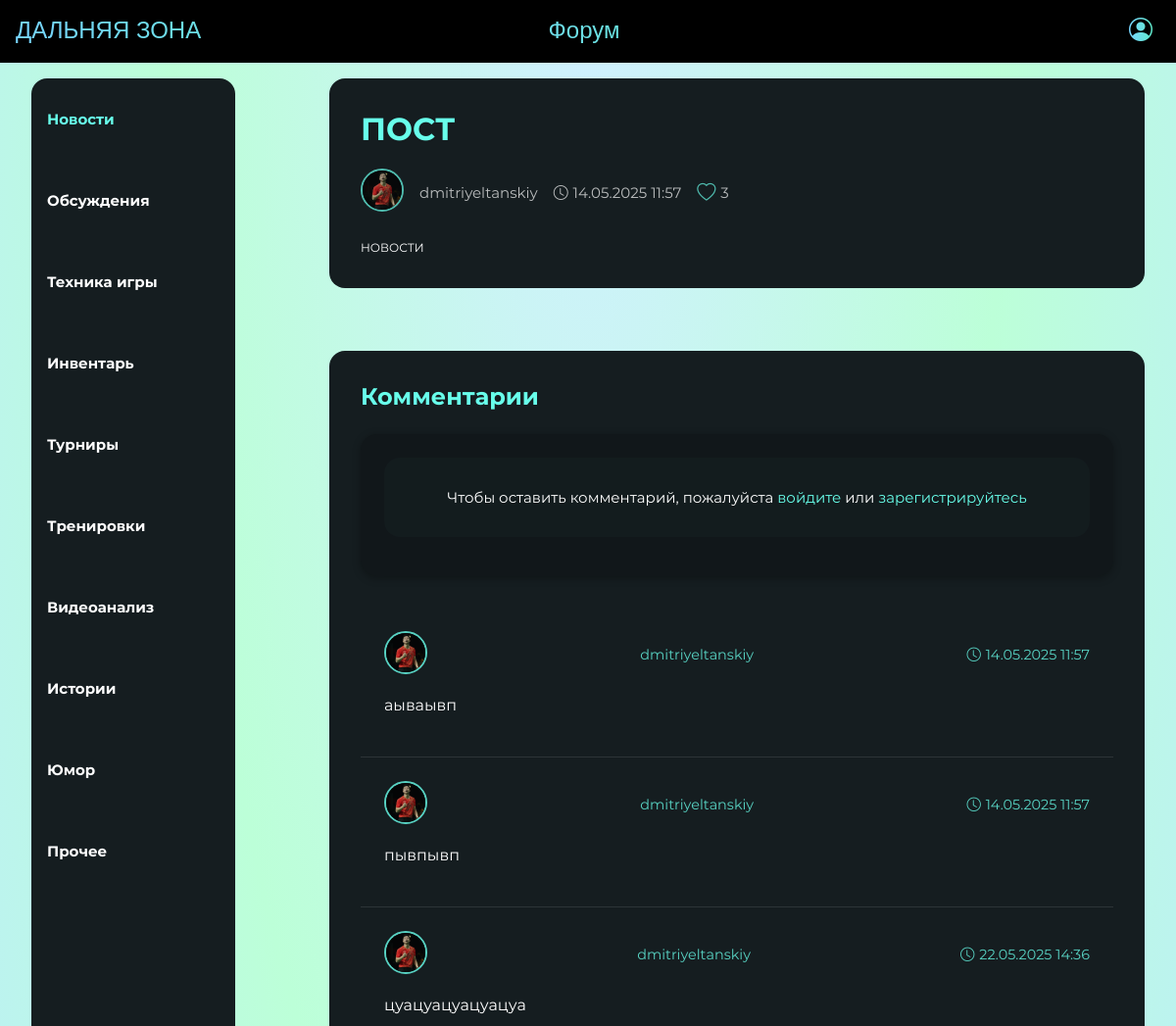
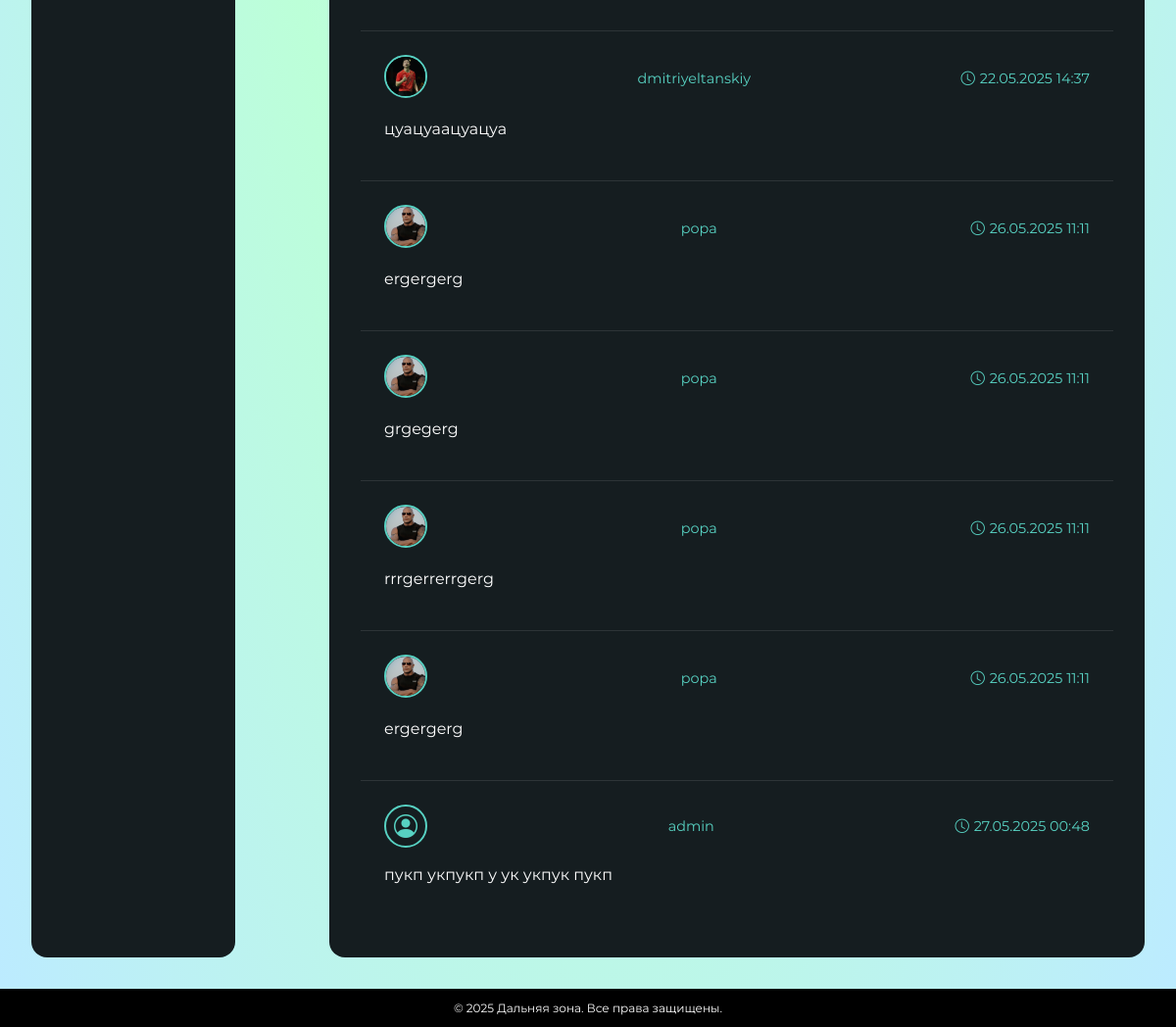
The app's page /category/e2570049/330ebbf5/ with its own data (2 pictures, top to bottom).
### forum/models.py (models this page shows, shortened)
class Category(models.Model):
    title = models.CharField('Название', max_length=100, unique=True)
    slug = models.SlugField(max_length=100, unique=True, blank=True)
    description = models.TextField('Описание', blank=True)
    created_at = models.DateTimeField('Создано', auto_now_add=True)
    class Meta:
        verbose_name = 'Категория'
        verbose_name_plural = 'Категории'
        ordering = ['created_at']
    def get_absolute_url(self):
        return reverse('category_posts', kwargs={'slug': self.slug})

class Post(models.Model):
    author = models.ForeignKey(
        settings.AUTH_USER_MODEL,
        on_delete=models.SET_DEFAULT,
        default=1,
        related_name='posts',
        verbose_name='Автор'
    )
    title = models.CharField('Заголовок', max_length=200)
    slug = models.SlugField(max_length=200, unique=True, blank=True)
    content = models.TextField('Содержание')
    category = models.ForeignKey(Category, on_delete=models.CASCADE, related_name='posts', verbose_name='Категория')
    created_at = models.DateTimeField('Создано', auto_now_add=True)
    updated_at = models.DateTimeField('Обновлено', auto_now=True)
    is_published = models.BooleanField('Опубликовано', default=True)
    class Meta:
        verbose_name = 'Пост'
        verbose_name_plural = 'Посты'
        ordering = ['-created_at']
        indexes = [
            models.Index(fields=['slug']),
            models.Index(fields=['category']),
            models.Index(fields=['author']),
        ]

class Comment(models.Model):
    author = models.ForeignKey(
        settings.AUTH_USER_MODEL,
        on_delete=models.SET_DEFAULT,
        default=1,
        related_name='comments',
        verbose_name='Автор'
    )
    post = models.ForeignKey(Post, on_delete=models.CASCADE, related_name='comments')
    content = models.TextField('Комментарий')
    created_at = models.DateTimeField('Создано', auto_now_add=True)
    is_published = models.BooleanField('Опубликовано', default=True)
    class Meta:
        verbose_name = 'Комментарий'
        verbose_name_plural = 'Комментарии'
        ordering = ['created_at']
        indexes = [
            models.Index(fields=['post']),
            models.Index(fields=['author']),
        ]

### users/models.py (models this page shows, shortened)
class User(AbstractUser):
    email = models.EmailField(_('email address'), unique=True)
    avatar = models.ImageField(
        _('avatar'),
        upload_to=user_avatar_path,
        blank=True,
        null=True
    )
    blade = models.CharField(_('blade'), max_length=100, blank=True)
    rubber_fh = models.CharField(_('forehand rubber'), max_length=100, blank=True)
    rubber_bh = models.CharField(_('backhand rubber'), max_length=100, blank=True)
    bio = models.TextField(_('bio'), blank=True)
    birth_date = models.DateField(_('birth date'), null=True, blank=True)
    USERNAME_FIELD = 'email'
    REQUIRED_FIELDS = ['username']
    class Meta:
        verbose_name = _('user')
        verbose_name_plural = _('users')

### forum/views.py (the view)
# urls.py: path('category/<slug:category_slug>/<slug:post_slug>/', PostDetailView.as_view(), name='post_detail'),
class PostDetailView(DetailView):
    model = Post
    template_name = 'forum/post-detail.html'
    context_object_name = 'post'
    slug_url_kwarg = 'post_slug'
    def get_object(self, queryset=None):
        category_slug = self.kwargs.get('category_slug')
        post_slug = self.kwargs.get('post_slug')
        return get_object_or_404(
            Post,
            category__slug=category_slug,
            slug=post_slug
        )
    def get_context_data(self, **kwargs):
        context = super().get_context_data(**kwargs)
        context['title'] = self.object.title
        context['categories'] = Category.objects.all()
        context['active_category'] = self.object.category
        comments = self.object.comments.filter(is_published=True)
        context['comments'] = [
            {'comment': comment} for comment in comments
        ]
        context['comment_form'] = CommentForm()
        if self.request.user.is_authenticated:
            context['user_liked_post'] = PostLike.objects.filter(post=self.object, user=self.request.user).exists()
        context['post_likes_count'] = self.object.likes.count()
        return context

### forum/templates/forum/post-detail.html (shortened to what this page needs)
{% extends 'base.html' %}
{% load static %}
{% block content %}
<div class="forum-main">
    <div class="categories-sidebar">
        <ul class="categories-list">
            {% for category in categories %}
            <li class="category-item {% if category == active_category %}active{% endif %}">
                <a href="{{ category.get_absolute_url }}" class="category-link">{{ category.title }}</a>
            </li>
            {% endfor %}
        </ul>
    </div>
    <div class="posts-main">
        <div class="post-detail" data-post-id="{{ post.id }}" data-user-id="{{ user.id|default:0 }}">
            <div class="post-header">
                <h1 class="post-title">{{ post.title }}</h1>
                <div class="post-meta">
                    <span class="post-author">
                        <a href="{% url 'users:profile_view' username=post.author.username %}">
                            {% if post.author.avatar %}
                                <img src="{{ post.author.avatar.url }}" alt="Avatar" class="avatar-small">
                            {% else %}
                                <div class="avatar-placeholder avatar-small">
                                    <i class="bi bi-person-circle"></i>
                                </div>
                            {% endif %}
                        </a>
                    </span>
                    <span class="post-username">{{ post.author.username }}</span>
                    <span class="post-date">
                        <i class="bi bi-clock"></i>
                        {{ post.created_at|date:"d.m.Y H:i" }}
                    </span>
                    <span class="post-likes">
                        <i class="bi {% if user_liked_post %}bi-heart-fill{% else %}bi-heart{% endif %} like-icon"
                           data-post-id="{{ post.id }}"
                           data-post-slug="{{ post.slug }}"
                           data-category-slug="{{ post.category.slug }}"
                           data-liked="{% if user_liked_post %}true{% else %}false{% endif %}"></i>
                        <span class="likes-count" data-post-id="{{ post.id }}">{{ post_likes_count }}</span>
                    </span>
                </div>
            </div>
            <div class="post-content">
                <p>{{ post.content|linebreaks }}</p>
            </div>
        </div>
        <div class="comments-section" id="comments">
            <h2 class="comments-title">Комментарии</h2>
            <div class="comment-form" id="comment-form">
                {% if user.is_authenticated %}
                <form method="post" action="{% url 'add_comment' category_slug=post.category.slug post_slug=post.slug %}">
                    {% csrf_token %}
                    {{ comment_form.as_p }}
                    <button type="submit" class="comment-submit">Отправить</button>
                </form>
                {% else %}
                <div class="auth-required">
                    <p>Чтобы оставить комментарий, пожалуйста <a href="{% url 'users:login' %}?next={% url 'post_detail' category_slug=post.category.slug post_slug=post.slug %}#comment-form">войдите</a> или <a href="{% url 'users:register' %}">зарегистрируйтесь</a></p>
                </div>
                {% endif %}
            </div>
            <ul class="comments-list">
                {% for comment_data in comments %}
                <li class="comment">
                    <div class="comment-header">
                        <span class="comment-author">
                            {% if comment_data.comment.author and comment_data.comment.author.username %}
                            <a href="{% url 'users:profile_view' username=comment_data.comment.author.username %}">
                                {% if comment_data.comment.author.avatar %}
                                    <img src="{{ comment_data.comment.author.avatar.url }}" alt="Avatar" class="avatar-small">
                                {% else %}
                                    <div class="avatar-placeholder avatar-small">
                                        <i class="bi bi-person-circle"></i>
                                    </div>
                                {% endif %}
                            </a>
                            {% else %}
                            <div class="avatar-placeholder avatar-small">
                                <i class="bi bi-person-circle"></i>
                            </div>
                            {% endif %}
                        </span>
                        <span class="comment-username">
                            {{ comment_data.comment.author.username|default:"Удаленный пользователь" }}
                        </span>
                        <span class="comment-date">
                            <i class="bi bi-clock"></i>
                            {{ comment_data.comment.created_at|date:"d.m.Y H:i" }}
                        </span>
                    </div>
                    <div class="comment-content">
                        {{ comment_data.comment.content|linebreaks }}
                    </div>
                </li>
                {% empty %}
                <li class="no-comments">Пока нет комментариев. Будьте первым!</li>
                {% endfor %}
            </ul>
        </div>
    </div>
</div>
{% endblock %}

### forum/static/forum/css/style.css (style rules this page uses)
:root { --white-color: rgb(255, 255, 255); --black-color: rgb(0, 0, 0); --element-color: rgb(21, 29, 32); --alpha-color: rgba(21, 29, 32, 0.8); --perfect-color: rgb(104, 255, 235); --main-gradient: radial-gradient(ellipse at top, rgb(208, 240, 255), rgb(188, 255, 216), rgb(188, 235, 255)); --logo-gradient: linear-gradient(to right, rgb(119, 212, 255), rgb(71, 255, 148), rgb(105, 165, 255)); --header-height: clamp(2rem, 2vh, 4rem); --header-padding: clamp(1rem, 2vh, 2rem); --gap-main: clamp(1rem, 3vw, 2rem); --font-header: clamp(1rem, 2vw, 2rem); --big-font: clamp(0.75rem, 1.25vw, 1.5rem); --font-text: clamp(0.5rem, 1vw, 1rem); --font-footer: clamp(0.5rem, 1vw, 1rem); --font-navbar: clamp(2rem, 5vw, 2rem); --element-margin: clamp(1rem, 3vw, 2rem); }
body { font-family: 'MR'; padding: 0; margin: 0; display: flex; flex-direction: column; min-height: 100vh; width: 100%; }
.forum-main { display: flex; gap: var(--gap-main); flex-direction: row; height: 100%; }
.categories-sidebar { flex: 1; position: sticky; background-color: var(--element-color); border-radius: 1rem; margin: 2rem; }
.categories-list { list-style: none; display: flex; flex-direction: column; gap: var(--gap-main); padding-inline-start: 0px; }
.category-link { text-align: left; color: var(--white-color); text-decoration: none; font-family: 'MB', sans-serif; font-size: var(--big-font); transition: color 0.3s ease; position: relative; display: block; padding: 1rem; }
.category-item.active .category-link { color: var(--perfect-color); }
.posts-main { margin: 2rem; flex: 4; display: flex; flex-direction: column; gap: var(--gap-main); }
.post-meta { margin-top: 1rem; display: flex; gap: 1rem; margin-bottom: 1rem; color: var(--white-color); opacity: 0.7; font-size: var(--big-font); }
.post-author { display: flex; align-items: center; gap: 0.3rem; }
.post-username { display: flex; align-items: center; }
.post-date { display: flex; align-items: center; gap: 0.3rem; }
.post-likes, .comment-likes { display: flex; align-items: center; gap: 0.3rem; cursor: pointer; }
.post-likes .like-icon, .comment-likes .like-icon { color: var(--perfect-color); font-size: 1.2rem; transition: transform 0.2s ease; }
.post-likes .likes-count, .comment-likes .likes-count { font-family: 'MR', sans-serif; color: var(--white-color); }
.post-content p { margin: 0; color: var(--white-color); line-height: 1.5; font-size: var(--font-text); }
.post-detail { background-color: var(--element-color); border-radius: 1rem; padding: 2rem; margin-bottom: 2rem; }
.post-detail .post-header { margin-bottom: 1.5rem; }
.post-detail .post-title { color: var(--perfect-color); margin-top: 0; font-family: 'MB', sans-serif; }
.post-detail .post-content { line-height: 1.6; max-width: 100%; overflow-wrap: break-word; word-break: break-word; }
.comments-section { background-color: var(--element-color); border-radius: 1rem; padding: 2rem; }
.comments-title { color: var(--perfect-color); margin-top: 0; margin-bottom: 1.5rem; font-family: 'MB', sans-serif; }
.comment-form { margin-bottom: 2rem; padding: 1.5rem; background-color: rgba(0, 0, 0, 0.2); border-radius: 1rem; color: var(--white-color); text-align: left; box-shadow: 0 2px 8px rgba(0, 0, 0, 0.3); }
.comment-form p { font-family: 'MR', sans-serif; font-size: var(--big-font); }
.comments-list { list-style: none; padding: 0; margin: 0; }
.comment { padding: 1.5rem; border-bottom: 1px solid rgba(255, 255, 255, 0.1); }
.comment:last-child { border-bottom: none; }
.comment-header { display: flex; justify-content: space-between; margin-bottom: 0.5rem; font-size: 0.9rem; opacity: 0.8; color: var(--perfect-color); }
.comment-author { color: var(--perfect-color); font-family: 'MB', sans-serif; }
.comment-username { display: flex; align-items: center; }
.comment-date { display: flex; align-items: center; gap: 0.3rem; }
.comment-content { color: var(--white-color); line-height: 1.5; }
.auth-required { background-color: var(--alpha-color); padding: 1rem; border-radius: 1rem; text-align: center; margin-bottom: 1rem; }
.auth-required a { color: var(--perfect-color); text-decoration: none; }
.avatar-small { width: 40px; height: 40px; border-radius: 50%; object-fit: cover; border: 2px solid var(--perfect-color); }
.avatar-placeholder { width: 40px; height: 40px; border-radius: 50%; background: var(--element-color); border: 2px solid var(--perfect-color); display: flex; align-items: center; justify-content: center; font-size: 1.5rem; color: var(--perfect-color); }

### records on screen
Category: title "Новости"
Category: title "Обсуждения"
Category: title "Техника игры"
Category: title "Инвентарь"
Category: title "Турниры"
Category: title "Тренировки"
Category: title "Видеоанализ"
Category: title "Истории"
Category: title "Юмор"
Category: title "Прочее"
Post: title "ПОСТ", author.avatar (picture), author.username "dmitriyeltanskiy", created_at "14.05.2025 11:57", content "НОВОСТИ"
Comment: comment.author.avatar (picture), comment.author.username "dmitriyeltanskiy", comment.created_at "14.05.2025 11:57", comment.content "аываывп"
Comment: comment.author.avatar (picture), comment.author.username "dmitriyeltanskiy", comment.created_at "14.05.2025 11:57", comment.content "пывпывп"
Comment: comment.author.avatar (picture), comment.author.username "dmitriyeltanskiy", comment.created_at "22.05.2025 14:36", comment.content "цуацуацуацуацуа"
Comment: comment.author.avatar (picture), comment.author.username "dmitriyeltanskiy", comment.created_at "22.05.2025 14:37", comment.content "цуацуаацуацуа"
Comment: comment.author.avatar (picture), comment.author.username "popa", comment.created_at "26.05.2025 11:11", comment.content "ergergerg"
Comment: comment.author.avatar (picture), comment.author.username "popa", comment.created_at "26.05.2025 11:11", comment.content "grgegerg"
Comment: comment.author.avatar (picture), comment.author.username "popa", comment.created_at "26.05.2025 11:11", comment.content "rrrgerrerrgerg"
Comment: comment.author.avatar (picture), comment.author.username "popa", comment.created_at "26.05.2025 11:11", comment.content "ergergerg"
Comment: comment.author.username "admin", comment.created_at "27.05.2025 00:48", comment.content "пукп укпукп у ук укпук пукп"

### other values on screen
{{ post_likes_count }} "3"
